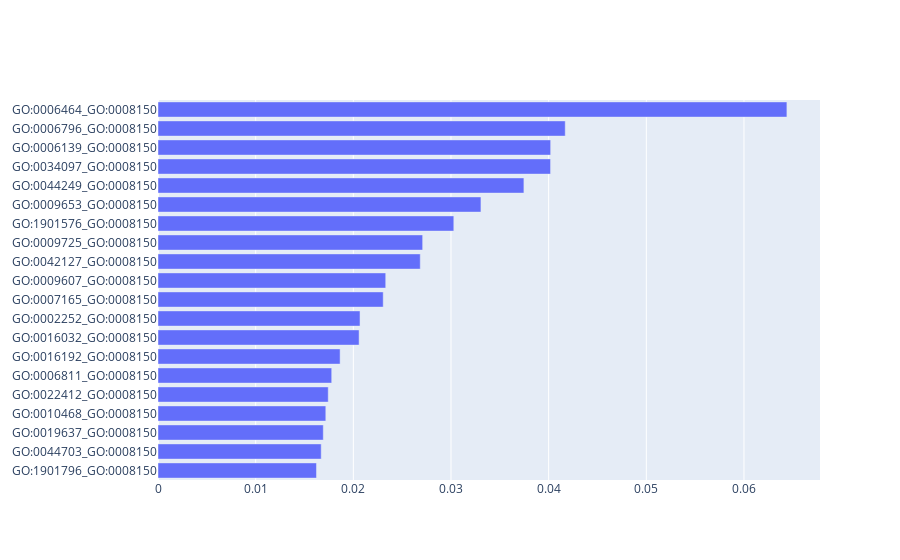

Notebook code for this chart:
### Code cell
avg_ov_values = sankey_value[:, labels == cancer_2_idx['OV']].mean(axis=1)
pair_indices = np.argsort(-avg_ov_values)

fig = go.Figure(go.Bar(
            x=np.flip(avg_ov_values[pair_indices[:20]]),
            y=np.flip(list_pairs[pair_indices[:20]]),
            customdata=np.dstack((np.flip(np.array(full_name_source)[pair_indices[:20]]), 
                                  np.flip(np.array(full_name_target)[pair_indices[:20]])))[0],
            hovertemplate = "From %{customdata[0]} <br>" + "To %{customdata[1]}",
            orientation='h'))
fig.show()

### Figure 1 — Plotly figure (JSON) as saved in the notebook; plotly's stock layout.template omitted (floating-point values rounded to 4 significant figures)
{"data": [{"customdata": [["regulation of signal transduction by p53 class mediator", "biological_process"], ["multi-organism reproductive process", "biological_process"], ["organophosphate metabolic process", "biological_process"], ["regulation of gene expression", "biological_process"], ["cellular process involved in reproduction in multicellular organism", "biological_process"], ["monoatomic ion transport", "biological_process"], ["vesicle-mediated transport", "biological_process"], ["viral process", "biological_process"], ["immune effector process", "biological_process"], ["signal transduction", "biological_process"], ["response to biotic stimulus", "biological_process"], ["regulation of cell population proliferation", "biological_process"], ["response to hormone", "biological_process"], ["organic substance biosynthetic process", "biological_process"], ["anatomical structure morphogenesis", "biological_process"], ["cellular biosynthetic process", "biological_process"], ["response to cytokine", "biological_process"], ["nucleobase-containing compound metabolic process", "biological_process"], ["phosphate-containing compound metabolic process", "biological_process"], ["protein modification process", "biological_process"]], "hovertemplate": "From %{customdata[0]} <br>To %{customdata[1]}", "orientation": "h", "type": "bar", "x": [0.01623, 0.01671, 0.01692, 0.01718, 0.01743, 0.01779, 0.01865, 0.02059, 0.02069, 0.02306, 0.02332, 0.02685, 0.0271, 0.03029, 0.03307, 0.03747, 0.0402, 0.04021, 0.0417, 0.06439], "y": ["GO:1901796_GO:0008150", "GO:0044703_GO:0008150", "GO:0019637_GO:0008150", "GO:0010468_GO:0008150", "GO:0022412_GO:0008150", "GO:0006811_GO:0008150", "GO:0016192_GO:0008150", "GO:0016032_GO:0008150", "GO:0002252_GO:0008150", "GO:0007165_GO:0008150", "GO:0009607_GO:0008150", "GO:0042127_GO:0008150", "GO:0009725_GO:0008150", "GO:1901576_GO:0008150", "GO:0009653_GO:0008150", "GO:0044249_GO:0008150", "GO:0034097_GO:0008150", "GO:0006139_GO:0008150", "GO:0006796_GO:0008150", "GO:0006464_GO:0008150"]}], "layout": {}}
